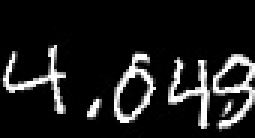
#> input picture labeled_images/107A0_404.jpg, 85 x 46 px (shown 3 times larger); its folder holds 4 pictures in this run
$ python clustering.py
#> lines starting #> are read from the running program, lines starting #| are printed output that depends on the picture; after the words box and inside, x2 and y2 are one past the last pixel; in counts of white or black regions, pixels touching at a corner belong together
import glob
import os
import cv2
import numpy as np
from matplotlib import pyplot as plt

def seperate_digits(img):
    vis = img.copy()
    mser = cv2.MSER_create()
    regions, _ = mser.detectRegions(img)
    hulls = [cv2.convexHull(p.reshape(-1, 1, 2)) for p in regions]
    cv2.polylines(vis, hulls, 1, (0, 255, 0))
    # for i, contour in enumerate(hulls):
    #     cv2.drawContours(vis, [contour], -1, (255, 255, 255), -1)
    #     # x, y, w, h = cv2.boundingRect(contour)

    cv2.imshow("img", vis)
    cv2.waitKey()

    return vis


if __name__ == "__main__":
    for image in glob.glob("labeled_images\*.jpg"):
        filename = os.path.splitext(os.path.basename(image))[0]
        img = cv2.imread(image)
#> img is the input picture: shape (46, 85, 3); min 0, max 255, mean 29.6
        output = seperate_digits(img)
#> in seperate_digits, `hulls = [cv2.convexHull(p.reshape(-1, 1, 2)) for p in regions]`: hulls = 4 contours; box (x1, y1, x2, y2) and area: (0, 0, 85, 46) 3780, (0, 0, 85, 46) 3156, (0, 0, 85, 33) 2036, (44, 34, 72, 46) 200
#> in seperate_digits, `cv2.polylines(vis, hulls, 1, (0, 255, 0))`:
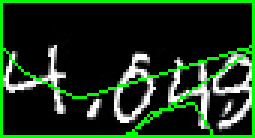
#> vis: shape (46, 85, 3) (shown 3 times larger); 10.56% of pixels changed, all inside (x1, y1, x2, y2) = (0, 0, 85, 46)
        cv2.imwrite(f"seperated_images\{filename}.jpg", output)
#> pass 2 of the loop `for image in glob.glob("labeled_images\*.jpg"):`:
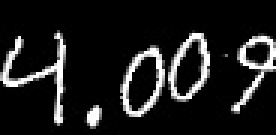
#> input picture labeled_images/107A1_400.jpg, 92 x 45 px (shown 3 times larger)
#> img is the input picture: shape (45, 92, 3); min 0, max 255, mean 30
#> regions = 5 items
#> hulls = 5 contours; box (x1, y1, x2, y2) and area: (0, 0, 92, 45) 4004, (0, 0, 92, 45) 4004, (0, 0, 92, 45) 3581, (0, 0, 92, 34) 1948, (0, 31, 16, 45) 195
#> in seperate_digits (call 2), `cv2.polylines(vis, hulls, 1, (0, 255, 0))`:
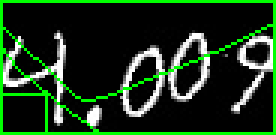
#> vis: shape (45, 92, 3) (shown 3 times larger); 10.17% of pixels changed, all inside (x1, y1, x2, y2) = (0, 0, 92, 45)
#> pass 3 of the loop `for image in glob.glob("labeled_images\*.jpg"):`:
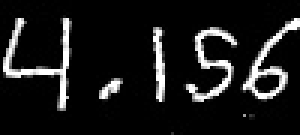
#> input picture labeled_images/107A2_415.jpg, 100 x 45 px (shown 3 times larger)
#> img is the input picture: shape (45, 100, 3); min 0, max 255, mean 26.8
#> hulls = 2 contours; box (x1, y1, x2, y2) and area: (0, 0, 100, 45) 4082, (0, 0, 90, 45) 2863
#> in seperate_digits (call 3), `cv2.polylines(vis, hulls, 1, (0, 255, 0))`:
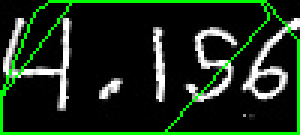
#> vis: shape (45, 100, 3) (shown 3 times larger); 7.42% of pixels changed, all inside (x1, y1, x2, y2) = (0, 0, 100, 45)
#> the loop made 4 passes; the first 3 are shown
